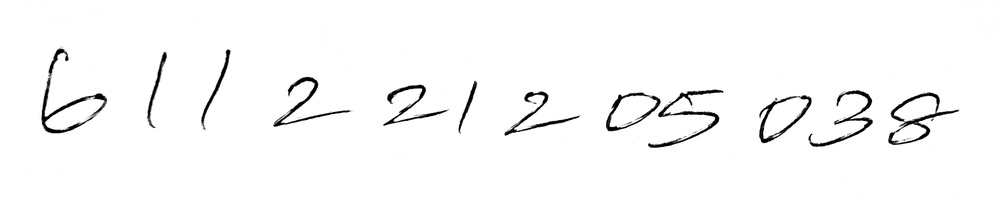
#> input picture images/download9.jpg, 1000 x 208 px, shrunk from 3327 x 693 before the run
$ jupyter execute 'roll number.ipynb'
#> lines starting #> are read from the running program, lines starting #| are printed output that depends on the picture; after the words box and inside, x2 and y2 are one past the last pixel; in counts of white or black regions, pixels touching at a corner belong together
[cell 1]
import cv2
import matplotlib.pyplot as plt
import numpy as np
#from google.colab.patches import cv2_imshow

[cell 2]
image_path='images/download9.jpg'

[cell 3]
image=cv2.imread(image_path)
#> image is the input picture: shape (208, 1000, 3); min 0, max 255, mean 248.5
input_copy=image.copy()
org_image =cv2.imread(image_path, cv2.IMREAD_GRAYSCALE)
#> org_image: shape (208, 1000); min 0, max 255, mean 248.5
img_gray = cv2.threshold(org_image, 127, 255, cv2.THRESH_BINARY_INV)[1]
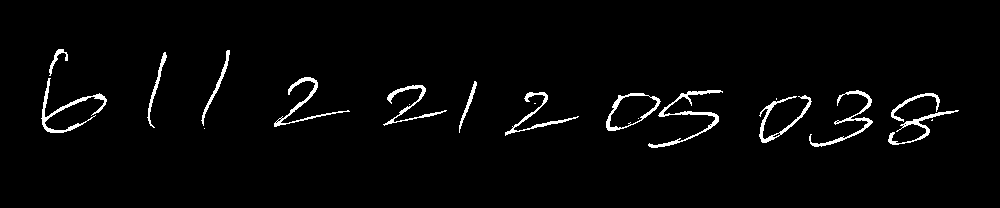
#> img_gray: shape (208, 1000); 2.5% white; 20 white regions (6 under 20 px), largest, box (x1, y1, x2, y2) and area: (648, 90, 723, 148) 624, (41, 78, 107, 133) 574, (809, 90, 873, 147) 512

[cell 4]
plt.imshow(img_gray, cmap='gray')

[cell 5]
inverted_image = cv2.bitwise_not(img_gray)
kernel =np.ones((5,5), np.uint8)
img_morphex = cv2.morphologyEx(inverted_image, cv2.MORPH_OPEN, kernel)
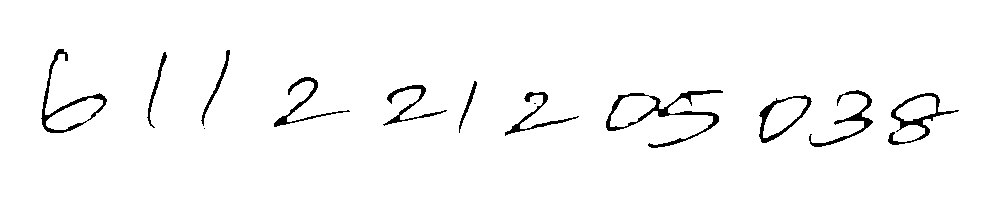
#> img_morphex: shape (208, 1000); 97.3% white; 13 black regions (2 under 20 px), largest, box (x1, y1, x2, y2) and area: (606, 90, 723, 148) 1124, (41, 49, 107, 133) 741, (888, 93, 959, 145) 698
img_morphex= cv2.bitwise_not(img_morphex)
#> img_morphex: shape (208, 1000); 2.7% white; 13 white regions (2 under 20 px)
plt.imshow(img_morphex, cmap='gray')

[cell 6]
contours, hierarchy = cv2.findContours(img_morphex, cv2.RETR_EXTERNAL, cv2.CHAIN_APPROX_SIMPLE)
#> contours = 13 contours, 2 with area under 20; largest, box (x1, y1, x2, y2) and area: (606, 90, 723, 148) 1777, (41, 49, 107, 133) 1539, (759, 95, 812, 143) 1416, (888, 93, 959, 145) 1234, (809, 90, 873, 147) 421
img_contours = np.zeros(image.shape)
image_copy=img_morphex.copy()
cv2.imshow('image', img_morphex)
#cv2.imshow("Current Crop", img_morphex)
cv2.waitKey(0)
cv2.destroyAllWindows()

[cell 7]
contours = sorted(contours, key=lambda x: cv2.boundingRect(x)[0])
for _, c in enumerate(contours):

    boundRect = cv2.boundingRect(c)

    # [5 lines of commented-out code are left out]
    rectX, rectY, rectWidth, rectHeight = boundRect


    rectArea = rectWidth * rectHeight

    minArea=500
    if rectArea > minArea :
        color = (0, 255, 0)
        cv2.rectangle(input_copy, (int(rectX), int(rectY)),(int(rectX + rectWidth), int(rectY + rectHeight)),color,  1)
        cv2.imshow("input image",input_copy)
        currentCrop = image[rectY:rectY+rectHeight,rectX:rectX+rectWidth]


        cv2.imwrite(f'images/rec/{_}.jpg', currentCrop)

        plt.subplot(5,4, _+1)
        plt.imshow(currentCrop)

        cv2.imshow("Current Crop", currentCrop)
#> this loop made 13 passes
#> (rectX, rectY, rectWidth, rectHeight, rectArea) on passes 1, 2, 3, 5, 6, 7, 8, 10, 11, 12, 13: (41, 49, 66, 84, 5544), (147, 52, 20, 76, 1520), (201, 50, 29, 76, 2204), (274, 77, 76, 50, 3800), (383, 85, 64, 41, 2624), (459, 81, 18, 52, 936), (505, 92, 74, 44, 3256), (606, 90, 117, 58, 6786), (759, 95, 53, 48, 2544), (809, 90, 64, 57, 3648), (888, 93, 71, 52, 3692)
#> pass 1, `cv2.imshow("input image",input_copy)`:
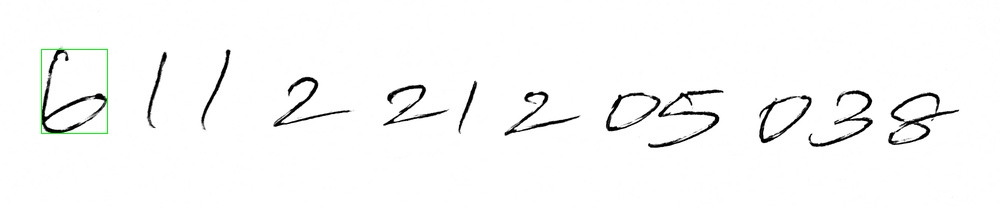
#> window 'input image': shape (208, 1000, 3); mean B, G, R 248.1, 248.5, 248.1
#> pass 1, `currentCrop = image[rectY:rectY+rectHeight,rectX:rectX+rectWidth]`:
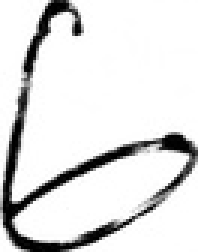
#> currentCrop: shape (84, 66, 3) (shown 3 times larger); min 0, max 255, mean 222.8
#> pass 2, `cv2.imshow("input image",input_copy)`:
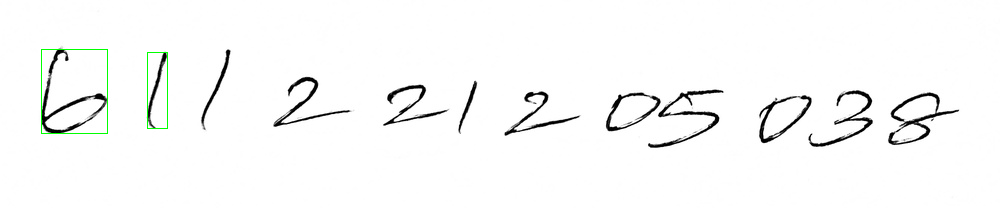
#> window 'input image': shape (208, 1000, 3); mean B, G, R 247.9, 248.5, 247.9
#> pass 2, `currentCrop = image[rectY:rectY+rectHeight,rectX:rectX+rectWidth]`:
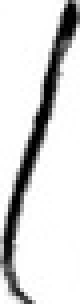
#> currentCrop: shape (76, 20, 3) (shown 4 times larger); min 0, max 255, mean 215.6
#> after the loop:
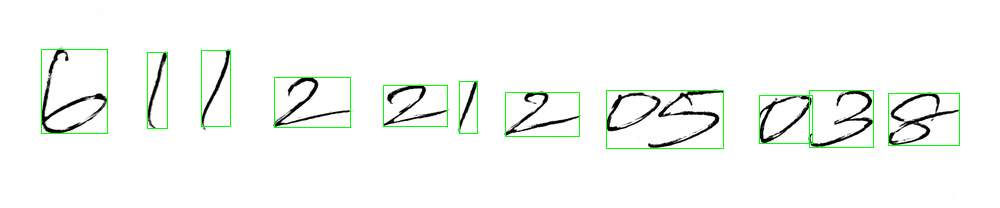
#> input_copy: shape (208, 1000, 3); 1.24% of pixels changed, all inside (x1, y1, x2, y2) = (41, 49, 960, 149)
        #cv2_imshow(currentCrop)
        #cv2.waitKey(0)
        #cv2.destroyAllWindows()
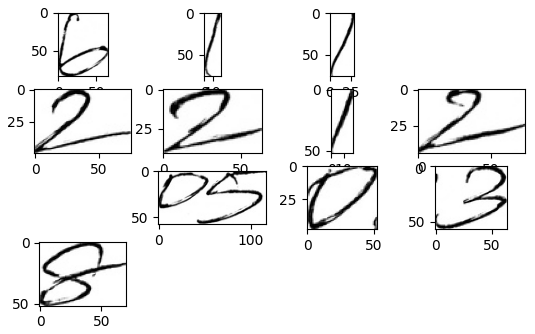
#> figure drawn by matplotlib, 11 panels
